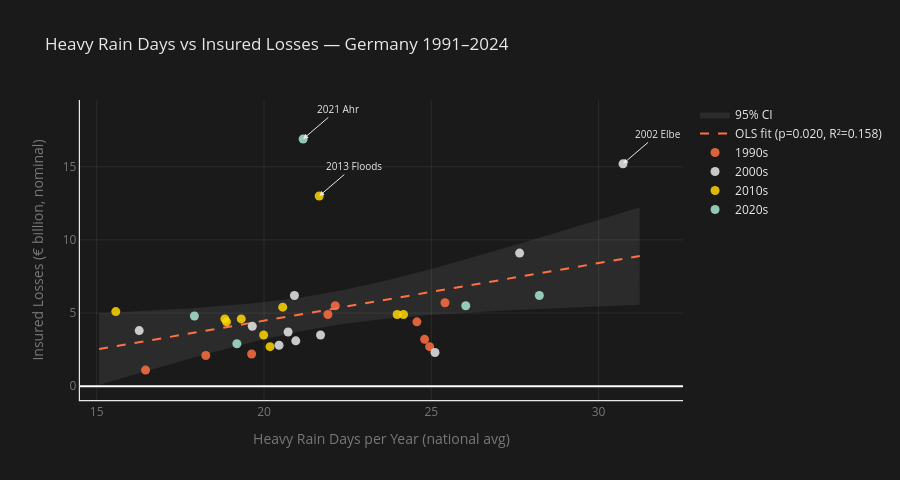

Notebook code for this chart:
### Code cell
# ============================================================
# CHART 5 — Heavy rain days vs losses + OLS line (1991–2024)
# ============================================================

# Use master df for this chart (1991–2024, the significant model)
x_range_r = np.linspace(df_master['heavy_rain_days_germany'].min() - 0.5,
                         df_master['heavy_rain_days_germany'].max() + 0.5, 100)
pred_rain = model_r_rain.get_prediction(
    pd.DataFrame({'heavy_rain_days_germany': x_range_r})
)
pred_rain_df = pred_rain.summary_frame(alpha=0.05)

df_master['decade'] = (df_master['year'] // 10 * 10).astype(str) + 's'

fig = go.Figure()

# CI band
fig.add_trace(go.Scatter(
    x=np.concatenate([x_range_r, x_range_r[::-1]]),
    y=np.concatenate([pred_rain_df['mean_ci_upper'], pred_rain_df['mean_ci_lower'][::-1]]),
    fill='toself',
    fillcolor='rgba(232,232,232,0.08)',
    line=dict(color='rgba(0,0,0,0)'),
    name='95% CI',
    showlegend=True,
))

# OLS line
fig.add_trace(go.Scatter(
    x=x_range_r,
    y=pred_rain_df['mean'],
    mode='lines',
    line=dict(color=COLORS['positive'], width=2, dash='dash'),
    name=f'OLS fit (p=0.020, R²=0.158)',
))

# Scatter points by decade
for decade, grp in df_master.groupby('decade'):
    fig.add_trace(go.Scatter(
        x=grp['heavy_rain_days_germany'],
        y=grp['total_damage_mrd'],
        mode='markers',
        marker=dict(size=9, color=decade_colors.get(decade, '#E8E8E8'), opacity=0.85),
        name=decade,
        customdata=grp[['year']],
        hovertemplate='%{customdata[0]}<br>Rain days: %{x:.1f}<br>Losses: €%{y:.1f}bn<extra></extra>',
    ))

# Annotate outliers
for yr, label in {2002: '2002 Elbe', 2013: '2013 Floods', 2021: '2021 Ahr'}.items():
    if yr in df_master.year.values:
        row = df_master.loc[df_master.year == yr].iloc[0]
        fig.add_annotation(
            x=row['heavy_rain_days_germany'], y=row['total_damage_mrd'],
            text=label, showarrow=True, arrowhead=2,
            arrowcolor=COLORS['accent'],
            font=dict(color=COLORS['accent'], size=10), ax=35, ay=-30,
        )

fig.update_layout(
    title='Heavy Rain Days vs Insured Losses — Germany 1991–2024',
    xaxis_title='Heavy Rain Days per Year (national avg)',
    yaxis_title='Insured Losses (€ billion, nominal)',
    plot_bgcolor=COLORS['background'],
    paper_bgcolor=COLORS['background'],
    title_font=dict(color=COLORS['text']),
    legend=dict(font=dict(color=COLORS['text']), title_font=dict(color=COLORS['text'])),
    xaxis=dict(showgrid=True, gridcolor=COLORS['grid'], showline=True,
               linecolor=COLORS['accent'], linewidth=1.2, color=COLORS['text_muted']),
    yaxis=dict(showgrid=True, gridcolor=COLORS['grid'], showline=True,
               linecolor=COLORS['accent'], linewidth=1.2, color=COLORS['text_muted']),
    height=480,
)

fig.show()
fig.write_html(FIGURES / "04_ols_raindays_vs_losses.html")
print("Chart 5 saved ✓")

### Figure 1 — Plotly figure (JSON) as saved in the notebook; plotly's stock layout.template omitted (floating-point values rounded to 4 significant figures; data arrays with more than 128 entries replaced by an {"elided": "..."} marker saying what was removed)
{"data": [{"fill": "toself", "fillcolor": "rgba(232,232,232,0.08)", "line": {"color": "rgba(0,0,0,0)"}, "name": "95% CI", "showlegend": true, "type": "scatter", "x": {"elided": "200 float values"}, "y": {"elided": "200 float values"}}, {"line": {"color": "#FF7043", "dash": "dash", "width": 2}, "mode": "lines", "name": "OLS fit (p=0.020, R²=0.158)", "type": "scatter", "x": [15.07, 15.23, 15.4, 15.56, 15.72, 15.89, 16.05, 16.21, 16.38, 16.54, 16.7, 16.87, 17.03, 17.19, 17.36, 17.52, 17.68, 17.84, 18.01, 18.17, 18.33, 18.5, 18.66, 18.82, 18.99, 19.15, 19.31, 19.48, 19.64, 19.8, 19.97, 20.13, 20.29, 20.46, 20.62, 20.78, 20.95, 21.11, 21.27, 21.44, 21.6, 21.76, 21.93, 22.09, 22.25, 22.42, 22.58, 22.74, 22.91, 23.07, 23.23, 23.39, 23.56, 23.72, 23.88, 24.05, 24.21, 24.37, 24.54, 24.7, 24.86, 25.03, 25.19, 25.35, 25.52, 25.68, 25.84, 26.01, 26.17, 26.33, 26.5, 26.66, 26.82, 26.99, 27.15, 27.31, 27.48, 27.64, 27.8, 27.97, 28.13, 28.29, 28.46, 28.62, 28.78, 28.94, 29.11, 29.27, 29.43, 29.6, 29.76, 29.92, 30.09, 30.25, 30.41, 30.58, 30.74, 30.9, 31.07, 31.23], "y": [2.535, 2.6, 2.664, 2.728, 2.792, 2.857, 2.921, 2.985, 3.049, 3.114, 3.178, 3.242, 3.307, 3.371, 3.435, 3.499, 3.564, 3.628, 3.692, 3.756, 3.821, 3.885, 3.949, 4.014, 4.078, 4.142, 4.206, 4.271, 4.335, 4.399, 4.463, 4.528, 4.592, 4.656, 4.721, 4.785, 4.849, 4.913, 4.978, 5.042, 5.106, 5.17, 5.235, 5.299, 5.363, 5.427, 5.492, 5.556, 5.62, 5.685, 5.749, 5.813, 5.877, 5.942, 6.006, 6.07, 6.134, 6.199, 6.263, 6.327, 6.392, 6.456, 6.52, 6.584, 6.649, 6.713, 6.777, 6.841, 6.906, 6.97, 7.034, 7.099, 7.163, 7.227, 7.291, 7.356, 7.42, 7.484, 7.548, 7.613, 7.677, 7.741, 7.806, 7.87, 7.934, 7.998, 8.063, 8.127, 8.191, 8.255, 8.32, 8.384, 8.448, 8.512, 8.577, 8.641, 8.705, 8.77, 8.834, 8.898]}, {"customdata": [[1991], [1992], [1993], [1994], [1995], [1996], [1997], [1998], [1999]], "hovertemplate": "%{customdata[0]}<br>Rain days: %{x:.1f}<br>Losses: €%{y:.1f}bn<extra></extra>", "marker": {"color": "#FF7043", "opacity": 0.85, "size": 9}, "mode": "markers", "name": "1990s", "type": "scatter", "x": [16.46, 21.91, 25.41, 24.57, 24.8, 18.26, 19.63, 24.95, 22.13], "y": [1.1, 4.9, 5.7, 4.4, 3.2, 2.1, 2.2, 2.7, 5.5]}, {"customdata": [[2000], [2001], [2002], [2003], [2004], [2005], [2006], [2007], [2008], [2009]], "hovertemplate": "%{customdata[0]}<br>Rain days: %{x:.1f}<br>Losses: €%{y:.1f}bn<extra></extra>", "marker": {"color": "#E8E8E8", "opacity": 0.85, "size": 9}, "mode": "markers", "name": "2000s", "type": "scatter", "x": [20.45, 25.11, 30.73, 16.27, 21.69, 20.72, 19.65, 27.64, 20.91, 20.95], "y": [2.8, 2.3, 15.2, 3.8, 3.5, 3.7, 4.1, 9.1, 6.2, 3.1]}, {"customdata": [[2010], [2011], [2012], [2013], [2014], [2015], [2016], [2017], [2018], [2019]], "hovertemplate": "%{customdata[0]}<br>Rain days: %{x:.1f}<br>Losses: €%{y:.1f}bn<extra></extra>", "marker": {"color": "#FFD700", "opacity": 0.85, "size": 9}, "mode": "markers", "name": "2010s", "type": "scatter", "x": [23.98, 20.56, 20.18, 21.65, 19.99, 18.83, 18.88, 24.17, 15.57, 19.32], "y": [4.9, 5.4, 2.7, 13.0, 3.5, 4.6, 4.4, 4.9, 5.1, 4.6]}, {"customdata": [[2020], [2021], [2022], [2023], [2024]], "hovertemplate": "%{customdata[0]}<br>Rain days: %{x:.1f}<br>Losses: €%{y:.1f}bn<extra></extra>", "marker": {"color": "#A8E6CF", "opacity": 0.85, "size": 9}, "mode": "markers", "name": "2020s", "type": "scatter", "x": [19.19, 21.17, 17.92, 28.23, 26.03], "y": [2.9, 16.9, 4.8, 6.2, 5.5]}], "layout": {"annotations": [{"arrowcolor": "#E8E8E8", "arrowhead": 2, "ax": 35, "ay": -30, "font": {"color": "#E8E8E8", "size": 10}, "showarrow": true, "text": "2002 Elbe", "x": 30.73, "y": 15.2}, {"arrowcolor": "#E8E8E8", "arrowhead": 2, "ax": 35, "ay": -30, "font": {"color": "#E8E8E8", "size": 10}, "showarrow": true, "text": "2013 Floods", "x": 21.65, "y": 13}, {"arrowcolor": "#E8E8E8", "arrowhead": 2, "ax": 35, "ay": -30, "font": {"color": "#E8E8E8", "size": 10}, "showarrow": true, "text": "2021 Ahr", "x": 21.17, "y": 16.9}], "height": 480, "legend": {"font": {"color": "#E8E8E8"}, "title": {"font": {"color": "#E8E8E8"}}}, "paper_bgcolor": "#1a1a1a", "plot_bgcolor": "#1a1a1a", "title": {"font": {"color": "#E8E8E8"}, "text": "Heavy Rain Days vs Insured Losses — Germany 1991–2024"}, "xaxis": {"color": "rgba(232,232,232,0.45)", "gridcolor": "rgba(232,232,232,0.08)", "linecolor": "#E8E8E8", "linewidth": 1.2, "showgrid": true, "showline": true, "title": {"text": "Heavy Rain Days per Year (national avg)"}}, "yaxis": {"color": "rgba(232,232,232,0.45)", "gridcolor": "rgba(232,232,232,0.08)", "linecolor": "#E8E8E8", "linewidth": 1.2, "showgrid": true, "showline": true, "title": {"text": "Insured Losses (€ billion, nominal)"}}}}
